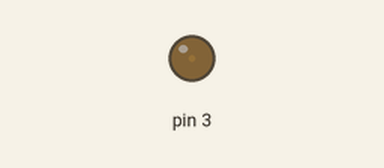
Simulated run of this sketch. Board: Arduino Uno, built with avr-gcc and run on an emulated ATmega328P. Shown: output pins drawn as LEDs (lit = HIGH).

Above: at 0.05 s.
At 1.15 s:
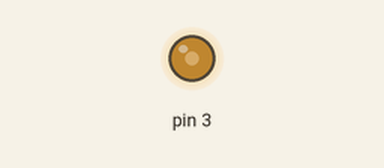
At 2.3 s:
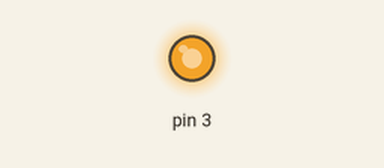
At 4.55 s:
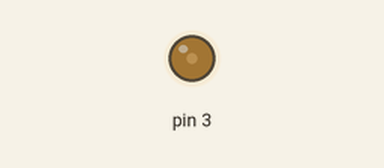
Timing chart, 0 to 6.7 s (numbered marks = the images above):
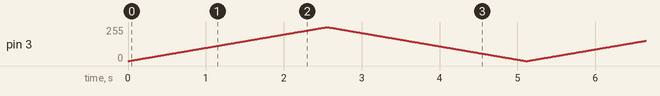

The sketch:

arduino9.1.ino
```cpp
void setup() {
    pinMode(3, OUTPUT);


}

void loop() {

    for(int i = 0; i < 255;i++)
    {
        analogWrite(3,i);
        delay(10);
    }
   for(int i = 255; i >= 0;i--)
    {
        analogWrite(3,i);
        delay(10);
    }
}
```
